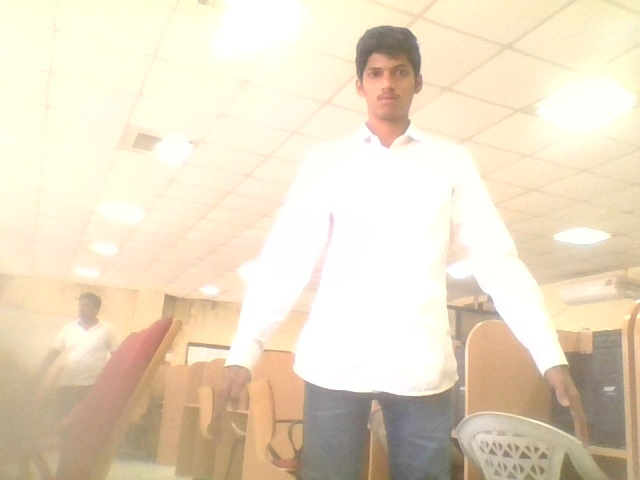
#> input picture python-cv/python/person.jpg, 640 x 480 px, found by its file name
$ python test6.py
#> lines starting #> are read from the running program, lines starting #| are printed output that depends on the picture; after the words box and inside, x2 and y2 are one past the last pixel; in counts of white or black regions, pixels touching at a corner belong together
import cv2
import numpy as np
import matplotlib.pyplot as plt

img = cv2.imread('person.jpg')
#> img is the input picture: shape (480, 640, 3); mean B, G, R 196.6, 219.4, 233.1
#img = cv2.cvtColor(img, cv2.COLOR_RGB2BGR)
mask = np.zeros(img.shape[:2], np.uint8)

bgModel = np.zeros((1,65), np.float64)
fgModel = np.zeros((1,65), np.float64)

rect = (161, 79, 150, 150)

cv2.grabCut(img, mask, rect, bgModel, fgModel, 5, cv2.GC_INIT_WITH_RECT)
mask2 = np.where((mask==2) | (mask==0), 0, 1).astype('uint8')

img = img*mask[:,:,np.newaxis]
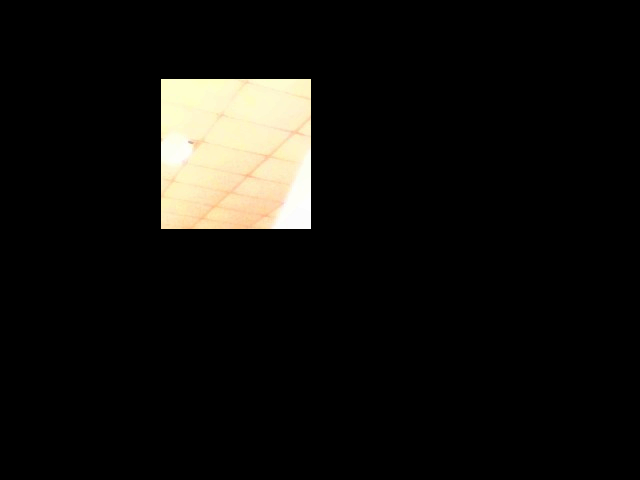
#> img: shape (480, 640, 3); mean B, G, R 14.5, 17.5, 18.5

cv2.imshow('bg',bgModel)
cv2.imshow('fg',fgModel)
cv2.imshow('mask',mask)
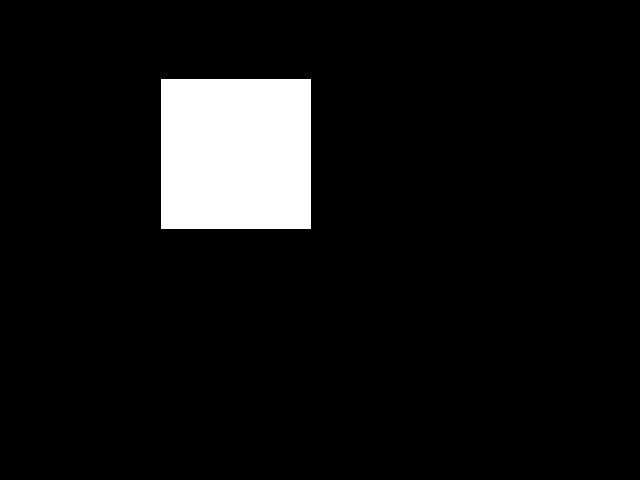
#> window 'mask': shape (480, 640); values 0 (black) and 2 (white), 7.3% white; 1 white region, box (x1, y1, x2, y2) and area: (161, 79, 311, 229) 22500
cv2.imshow('mask2',mask2)
plt.imshow(img)
plt.colorbar()
plt.show()
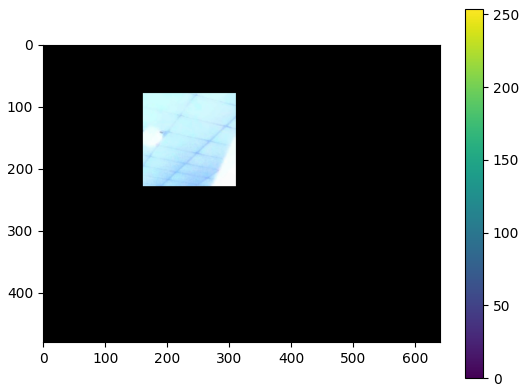
#> figure drawn by matplotlib, 2 panels; B, G, R data is drawn as R, G, B
